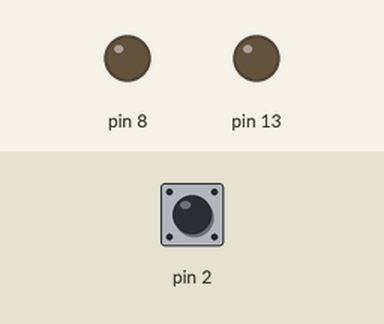
Recording of a sketch running on a simulated Arduino Uno, built with avr-gcc and run on an emulated ATmega328P. Shown: output pins drawn as LEDs (lit = HIGH). The test bench sets the inputs (shaded band); at power-on: pin 2 HIGH.

Above: at 1.2 s.
1.3 s: pin 2 driven LOW
At 2.5 s:
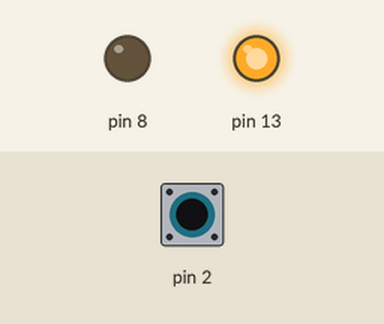
At 4.1 s:
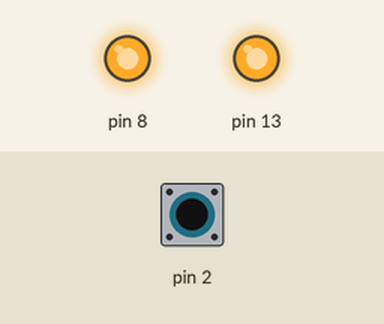
4.3 s: pin 2 pulsed HIGH 5 times (0.12 s each, 0.3 s apart)
At 7.8 s:
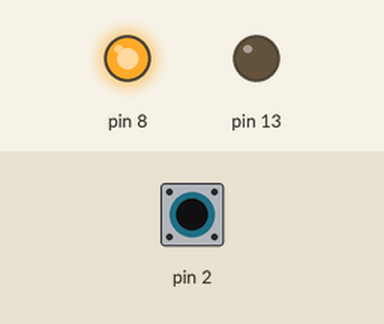
Timing chart, 0 to 10.8 s (numbered marks = the images above; inputs shaded):
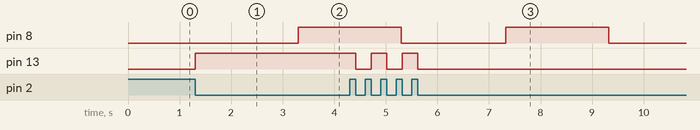

The sketch:

Intervallometre.ino
```cpp
volatile int marche = LOW;

void setup() {
  // put your setup code here, to run once:
  pinMode(8, OUTPUT);
  pinMode(13,OUTPUT);
  attachInterrupt(digitalPinToInterrupt(2),onoff,FALLING);
  digitalWrite(8,LOW);
  digitalWrite(13,LOW);
}

void loop() {
  // put your main code here, to run repeatedly:
  if (marche == HIGH)
  {
    delay(2000);

  digitalWrite(8,HIGH);
  delay(2000);
  digitalWrite(8,LOW);
  }
}

void onoff() {
  marche = !marche;
  digitalWrite(13, marche);
}
```

Measured:
- after the input at 1.3 s, pin 8: LOW → HIGH after 2.0 s; pin 13: LOW → HIGH at once
- after the input at 4.3 s, pin 8: goes on until 9.3 s, then stays LOW; pin 13: alternates HIGH for 0.30 s and LOW for 0.30 s, 5 changes in all, then stays LOW, starting after 0.12 s
